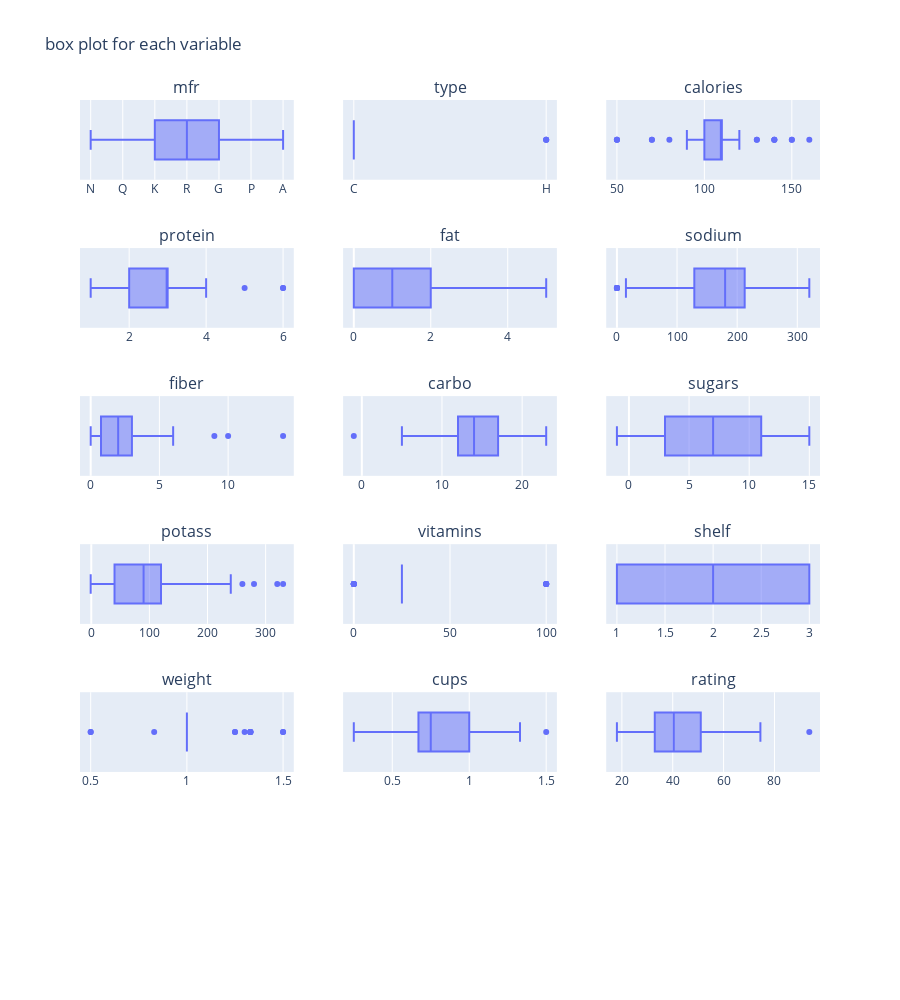

The notebook cell saved with this chart:
### Code cell
def custom_boxplots(dataset,column_list,columns,suptitle):
    fig=make_subplots(rows=(len(column_list)//columns)+1,cols=columns,subplot_titles=column_list)
    fig.update_layout(height=1000,width=300*columns,title=suptitle)
    for i,data in enumerate(column_list):
        row=i//columns+1
        col=i%columns+1
        fig.add_trace(px.box(x=dataset[data]).data[0],row=row,col=col)
    fig.show()


custom_boxplots(df,column_list=x,columns=3,suptitle='box plot for each variable')

### Figure 1 — Plotly figure (JSON) as saved in the notebook; plotly's stock layout.template omitted (floating-point values rounded to 4 significant figures)
{"data": [{"alignmentgroup": "True", "hovertemplate": "x=%{x}<extra></extra>", "legendgroup": "", "marker": {"color": "#636efa"}, "name": "", "notched": false, "offsetgroup": "", "orientation": "h", "showlegend": false, "type": "box", "x": ["N", "Q", "K", "K", "R", "G", "K", "G", "R", "P", "Q", "G", "G", "G", "G", "R", "K", "K", "G", "K", "N", "K", "G", "R", "K", "K", "K", "P", "K", "P", "P", "G", "P", "P", "P", "Q", "G", "P", "K", "K", "G", "Q", "G", "A", "R", "R", "K", "G", "K", "K", "K", "G", "P", "K", "Q", "Q", "Q", "Q", "K", "G", "K", "R", "K", "N", "N", "N", "K", "K", "N", "G", "G", "G", "G", "G", "R", "G", "G"], "x0": " ", "xaxis": "x", "y0": " ", "yaxis": "y"}, {"alignmentgroup": "True", "hovertemplate": "x=%{x}<extra></extra>", "legendgroup": "", "marker": {"color": "#636efa"}, "name": "", "notched": false, "offsetgroup": "", "orientation": "h", "showlegend": false, "type": "box", "x": ["C", "C", "C", "C", "C", "C", "C", "C", "C", "C", "C", "C", "C", "C", "C", "C", "C", "C", "C", "C", "H", "C", "C", "C", "C", "C", "C", "C", "C", "C", "C", "C", "C", "C", "C", "C", "C", "C", "C", "C", "C", "C", "C", "H", "C", "C", "C", "C", "C", "C", "C", "C", "C", "C", "C", "C", "C", "H", "C", "C", "C", "C", "C", "C", "C", "C", "C", "C", "C", "C", "C", "C", "C", "C", "C", "C", "C"], "x0": " ", "xaxis": "x2", "y0": " ", "yaxis": "y2"}, {"alignmentgroup": "True", "hovertemplate": "x=%{x}<extra></extra>", "legendgroup": "", "marker": {"color": "#636efa"}, "name": "", "notched": false, "offsetgroup": "", "orientation": "h", "showlegend": false, "type": "box", "x": [70, 120, 70, 50, 110, 110, 110, 130, 90, 90, 120, 110, 120, 110, 110, 110, 100, 110, 110, 110, 100, 110, 100, 100, 110, 110, 100, 120, 120, 110, 100, 110, 100, 110, 120, 120, 110, 110, 110, 140, 110, 100, 110, 100, 150, 150, 160, 100, 120, 140, 90, 130, 120, 100, 50, 50, 100, 100, 120, 100, 90, 110, 110, 80, 90, 90, 110, 110, 90, 110, 140, 100, 110, 110, 100, 100, 110], "x0": " ", "xaxis": "x3", "y0": " ", "yaxis": "y3"}, {"alignmentgroup": "True", "hovertemplate": "x=%{x}<extra></extra>", "legendgroup": "", "marker": {"color": "#636efa"}, "name": "", "notched": false, "offsetgroup": "", "orientation": "h", "showlegend": false, "type": "box", "x": [4, 3, 4, 4, 2, 2, 2, 3, 2, 3, 1, 6, 1, 3, 1, 2, 2, 1, 1, 3, 3, 2, 2, 2, 2, 1, 3, 3, 3, 1, 2, 1, 3, 3, 3, 1, 3, 1, 2, 3, 2, 4, 2, 4, 4, 4, 3, 2, 2, 3, 3, 3, 3, 3, 1, 2, 4, 5, 3, 3, 2, 1, 2, 2, 3, 3, 2, 6, 2, 2, 3, 3, 2, 1, 3, 3, 2], "x0": " ", "xaxis": "x4", "y0": " ", "yaxis": "y4"}, {"alignmentgroup": "True", "hovertemplate": "x=%{x}<extra></extra>", "legendgroup": "", "marker": {"color": "#636efa"}, "name": "", "notched": false, "offsetgroup": "", "orientation": "h", "showlegend": false, "type": "box", "x": [1, 5, 1, 0, 2, 2, 0, 2, 1, 0, 2, 2, 3, 2, 1, 0, 0, 0, 1, 3, 0, 0, 1, 0, 1, 0, 0, 2, 0, 1, 0, 1, 1, 0, 3, 2, 1, 0, 1, 1, 1, 2, 1, 1, 3, 3, 2, 1, 1, 2, 0, 2, 1, 0, 0, 0, 1, 2, 1, 2, 0, 0, 0, 0, 0, 0, 1, 0, 0, 1, 1, 1, 1, 1, 1, 1, 1], "x0": " ", "xaxis": "x5", "y0": " ", "yaxis": "y5"}, {"alignmentgroup": "True", "hovertemplate": "x=%{x}<extra></extra>", "legendgroup": "", "marker": {"color": "#636efa"}, "name": "", "notched": false, "offsetgroup": "", "orientation": "h", "showlegend": false, "type": "box", "x": [130, 15, 260, 140, 200, 180, 125, 210, 200, 210, 220, 290, 210, 140, 180, 280, 290, 90, 180, 140, 80, 220, 140, 190, 125, 200, 0, 160, 240, 135, 45, 280, 140, 170, 75, 220, 250, 180, 170, 170, 260, 150, 180, 0, 95, 150, 150, 220, 190, 220, 170, 170, 200, 320, 0, 0, 135, 0, 210, 140, 0, 240, 290, 0, 0, 0, 70, 230, 15, 200, 190, 200, 250, 140, 230, 200, 200], "x0": " ", "xaxis": "x6", "y0": " ", "yaxis": "y6"}, {"alignmentgroup": "True", "hovertemplate": "x=%{x}<extra></extra>", "legendgroup": "", "marker": {"color": "#636efa"}, "name": "", "notched": false, "offsetgroup": "", "orientation": "h", "showlegend": false, "type": "box", "x": [10, 2, 9, 14, 1, 1.5, 1, 2, 4, 5, 0, 2, 0, 2, 0, 0, 1, 1, 0, 4, 1, 1, 2, 1, 1, 1, 3, 5, 5, 0, 0, 0, 3, 3, 3, 1, 1.5, 0, 1, 2, 0, 2, 0, 0, 3, 3, 3, 2, 0, 3, 3, 1.5, 6, 1, 0, 1, 2, 2.7, 5, 2.5, 2, 0, 0, 3, 4, 3, 1, 1, 3, 0, 4, 3, 0, 0, 3, 3, 1], "x0": " ", "xaxis": "x7", "y0": " ", "yaxis": "y7"}, {"alignmentgroup": "True", "hovertemplate": "x=%{x}<extra></extra>", "legendgroup": "", "marker": {"color": "#636efa"}, "name": "", "notched": false, "offsetgroup": "", "orientation": "h", "showlegend": false, "type": "box", "x": [5, 8, 7, 8, 14, 10.5, 11, 18, 15, 13, 12, 17, 13, 13, 12, 22, 21, 13, 12, 10, 21, 21, 11, 18, 11, 14, 14, 12, 14, 13, 11, 15, 15, 17, 13, 12, 11.5, 14, 17, 20, 21, 12, 12, 16, 16, 16, 17, 15, 15, 21, 18, 13.5, 11, 20, 13, 10, 14, -1, 14, 10.5, 15, 23, 22, 16, 19, 20, 9, 16, 15, 21, 15, 16, 21, 13, 17, 17, 16], "x0": " ", "xaxis": "x8", "y0": " ", "yaxis": "y8"}, {"alignmentgroup": "True", "hovertemplate": "x=%{x}<extra></extra>", "legendgroup": "", "marker": {"color": "#636efa"}, "name": "", "notched": false, "offsetgroup": "", "orientation": "h", "showlegend": false, "type": "box", "x": [6, 8, 5, 0, 8, 10, 14, 8, 6, 5, 12, 1, 9, 7, 13, 3, 2, 12, 13, 7, 0, 3, 10, 5, 13, 11, 7, 10, 12, 12, 15, 9, 5, 3, 4, 11, 10, 11, 6, 9, 3, 6, 12, 3, 11, 11, 13, 6, 9, 7, 2, 10, 14, 3, 0, 0, 6, -1, 12, 8, 6, 2, 3, 0, 0, 0, 15, 3, 5, 3, 14, 3, 3, 12, 3, 3, 8], "x0": " ", "xaxis": "x9", "y0": " ", "yaxis": "y9"}, {"alignmentgroup": "True", "hovertemplate": "x=%{x}<extra></extra>", "legendgroup": "", "marker": {"color": "#636efa"}, "name": "", "notched": false, "offsetgroup": "", "orientation": "h", "showlegend": false, "type": "box", "x": [280, 135, 320, 330, -1, 70, 30, 100, 125, 190, 35, 105, 45, 105, 55, 25, 35, 20, 65, 160, -1, 30, 120, 80, 30, 25, 100, 200, 190, 25, 40, 45, 85, 90, 100, 45, 90, 35, 60, 95, 40, 95, 55, 95, 170, 170, 160, 90, 40, 130, 90, 120, 260, 45, 15, 50, 110, 110, 240, 140, 110, 30, 35, 95, 140, 120, 40, 55, 90, 35, 230, 110, 60, 25, 115, 110, 60], "x0": " ", "xaxis": "x10", "y0": " ", "yaxis": "y10"}, {"alignmentgroup": "True", "hovertemplate": "x=%{x}<extra></extra>", "legendgroup": "", "marker": {"color": "#636efa"}, "name": "", "notched": false, "offsetgroup": "", "orientation": "h", "showlegend": false, "type": "box", "x": [25, 0, 25, 25, 25, 25, 25, 25, 25, 25, 25, 25, 25, 25, 25, 25, 25, 25, 25, 25, 0, 25, 25, 25, 25, 25, 25, 25, 25, 25, 25, 25, 25, 25, 25, 25, 25, 25, 100, 100, 25, 25, 25, 25, 25, 25, 25, 25, 25, 25, 25, 25, 25, 100, 0, 0, 25, 0, 25, 25, 25, 25, 25, 0, 0, 0, 25, 25, 25, 100, 100, 100, 25, 25, 25, 25, 25], "x0": " ", "xaxis": "x11", "y0": " ", "yaxis": "y11"}, {"alignmentgroup": "True", "hovertemplate": "x=%{x}<extra></extra>", "legendgroup": "", "marker": {"color": "#636efa"}, "name": "", "notched": false, "offsetgroup": "", "orientation": "h", "showlegend": false, "type": "box", "x": [3, 3, 3, 3, 3, 1, 2, 3, 1, 3, 2, 1, 2, 3, 2, 1, 1, 2, 2, 3, 2, 3, 3, 3, 2, 1, 2, 3, 3, 2, 1, 2, 3, 3, 3, 2, 1, 1, 3, 3, 2, 2, 2, 2, 3, 3, 3, 1, 2, 3, 3, 3, 3, 3, 3, 3, 3, 1, 2, 3, 3, 1, 1, 1, 1, 1, 2, 1, 2, 3, 3, 3, 3, 2, 1, 1, 1], "x0": " ", "xaxis": "x12", "y0": " ", "yaxis": "y12"}, {"alignmentgroup": "True", "hovertemplate": "x=%{x}<extra></extra>", "legendgroup": "", "marker": {"color": "#636efa"}, "name": "", "notched": false, "offsetgroup": "", "orientation": "h", "showlegend": false, "type": "box", "x": [1, 1, 1, 1, 1, 1, 1, 1.33, 1, 1, 1, 1, 1, 1, 1, 1, 1, 1, 1, 1, 1, 1, 1, 1, 1, 1, 1, 1.25, 1.33, 1, 1, 1, 1, 1, 1, 1, 1, 1, 1, 1.3, 1, 1, 1, 1, 1, 1, 1.5, 1, 1, 1.33, 1, 1.25, 1.33, 1, 0.5, 0.5, 1, 1, 1.33, 1, 1, 1, 1, 0.83, 1, 1, 1, 1, 1, 1, 1.5, 1, 1, 1, 1, 1, 1], "x0": " ", "xaxis": "x13", "y0": " ", "yaxis": "y13"}, {"alignmentgroup": "True", "hovertemplate": "x=%{x}<extra></extra>", "legendgroup": "", "marker": {"color": "#636efa"}, "name": "", "notched": false, "offsetgroup": "", "orientation": "h", "showlegend": false, "type": "box", "x": [0.33, 1, 0.33, 0.5, 0.75, 0.75, 1, 0.75, 0.67, 0.67, 0.75, 1.25, 0.75, 0.5, 1, 1, 1, 1, 1, 0.5, 1, 1, 0.75, 0.75, 1, 0.75, 0.8, 0.67, 0.67, 0.75, 0.88, 0.75, 0.88, 0.25, 0.33, 1, 0.75, 1.33, 1, 0.75, 1.5, 0.67, 1, 1, 1, 1, 0.67, 1, 0.67, 0.67, 1, 0.5, 0.67, 1, 1, 1, 0.5, 0.67, 0.75, 0.5, 0.5, 1.13, 1, 1, 0.67, 0.67, 0.75, 1, 1, 1, 1, 1, 0.75, 1, 0.67, 1, 0.75], "x0": " ", "xaxis": "x14", "y0": " ", "yaxis": "y14"}, {"alignmentgroup": "True", "hovertemplate": "x=%{x}<extra></extra>", "legendgroup": "", "marker": {"color": "#636efa"}, "name": "", "notched": false, "offsetgroup": "", "orientation": "h", "showlegend": false, "type": "box", "x": [68.4, 33.98, 59.43, 93.7, 34.38, 29.51, 33.17, 37.04, 49.12, 53.31, 18.04, 50.76, 19.82, 40.4, 22.74, 41.45, 45.86, 35.78, 22.4, 40.45, 64.53, 46.9, 36.18, 44.33, 32.21, 31.44, 58.35, 40.92, 41.02, 28.03, 35.25, 23.8, 52.08, 53.37, 45.81, 21.87, 31.07, 28.74, 36.52, 36.47, 39.24, 45.33, 26.73, 54.85, 37.14, 34.14, 30.31, 40.11, 29.92, 40.69, 59.64, 30.45, 37.84, 41.5, 60.76, 63.01, 49.51, 50.83, 39.26, 39.7, 55.33, 42.0, 40.56, 68.24, 74.47, 72.8, 31.23, 53.13, 59.36, 38.84, 28.59, 46.66, 39.11, 27.75, 49.79, 51.59, 36.19], "x0": " ", "xaxis": "x15", "y0": " ", "yaxis": "y15"}], "layout": {"annotations": [{"font": {"size": 16}, "showarrow": false, "text": "mfr", "x": 0.1444, "xanchor": "center", "xref": "paper", "y": 1.0, "yanchor": "bottom", "yref": "paper"}, {"font": {"size": 16}, "showarrow": false, "text": "type", "x": 0.5, "xanchor": "center", "xref": "paper", "y": 1.0, "yanchor": "bottom", "yref": "paper"}, {"font": {"size": 16}, "showarrow": false, "text": "calories", "x": 0.8556, "xanchor": "center", "xref": "paper", "y": 1.0, "yanchor": "bottom", "yref": "paper"}, {"font": {"size": 16}, "showarrow": false, "text": "protein", "x": 0.1444, "xanchor": "center", "xref": "paper", "y": 0.8194, "yanchor": "bottom", "yref": "paper"}, {"font": {"size": 16}, "showarrow": false, "text": "fat", "x": 0.5, "xanchor": "center", "xref": "paper", "y": 0.8194, "yanchor": "bottom", "yref": "paper"}, {"font": {"size": 16}, "showarrow": false, "text": "sodium", "x": 0.8556, "xanchor": "center", "xref": "paper", "y": 0.8194, "yanchor": "bottom", "yref": "paper"}, {"font": {"size": 16}, "showarrow": false, "text": "fiber", "x": 0.1444, "xanchor": "center", "xref": "paper", "y": 0.6389, "yanchor": "bottom", "yref": "paper"}, {"font": {"size": 16}, "showarrow": false, "text": "carbo", "x": 0.5, "xanchor": "center", "xref": "paper", "y": 0.6389, "yanchor": "bottom", "yref": "paper"}, {"font": {"size": 16}, "showarrow": false, "text": "sugars", "x": 0.8556, "xanchor": "center", "xref": "paper", "y": 0.6389, "yanchor": "bottom", "yref": "paper"}, {"font": {"size": 16}, "showarrow": false, "text": "potass", "x": 0.1444, "xanchor": "center", "xref": "paper", "y": 0.4583, "yanchor": "bottom", "yref": "paper"}, {"font": {"size": 16}, "showarrow": false, "text": "vitamins", "x": 0.5, "xanchor": "center", "xref": "paper", "y": 0.4583, "yanchor": "bottom", "yref": "paper"}, {"font": {"size": 16}, "showarrow": false, "text": "shelf", "x": 0.8556, "xanchor": "center", "xref": "paper", "y": 0.4583, "yanchor": "bottom", "yref": "paper"}, {"font": {"size": 16}, "showarrow": false, "text": "weight", "x": 0.1444, "xanchor": "center", "xref": "paper", "y": 0.2778, "yanchor": "bottom", "yref": "paper"}, {"font": {"size": 16}, "showarrow": false, "text": "cups", "x": 0.5, "xanchor": "center", "xref": "paper", "y": 0.2778, "yanchor": "bottom", "yref": "paper"}, {"font": {"size": 16}, "showarrow": false, "text": "rating", "x": 0.8556, "xanchor": "center", "xref": "paper", "y": 0.2778, "yanchor": "bottom", "yref": "paper"}], "height": 1000, "title": {"text": "box plot for each variable"}, "width": 900, "xaxis": {"anchor": "y", "domain": [0, 0.2889]}, "xaxis10": {"anchor": "y10", "domain": [0, 0.2889]}, "xaxis11": {"anchor": "y11", "domain": [0.3556, 0.6444]}, "xaxis12": {"anchor": "y12", "domain": [0.7111, 1]}, "xaxis13": {"anchor": "y13", "domain": [0, 0.2889]}, "xaxis14": {"anchor": "y14", "domain": [0.3556, 0.6444]}, "xaxis15": {"anchor": "y15", "domain": [0.7111, 1]}, "xaxis16": {"anchor": "y16", "domain": [0, 0.2889]}, "xaxis17": {"anchor": "y17", "domain": [0.3556, 0.6444]}, "xaxis18": {"anchor": "y18", "domain": [0.7111, 1]}, "xaxis2": {"anchor": "y2", "domain": [0.3556, 0.6444]}, "xaxis3": {"anchor": "y3", "domain": [0.7111, 1]}, "xaxis4": {"anchor": "y4", "domain": [0, 0.2889]}, "xaxis5": {"anchor": "y5", "domain": [0.3556, 0.6444]}, "xaxis6": {"anchor": "y6", "domain": [0.7111, 1]}, "xaxis7": {"anchor": "y7", "domain": [0, 0.2889]}, "xaxis8": {"anchor": "y8", "domain": [0.3556, 0.6444]}, "xaxis9": {"anchor": "y9", "domain": [0.7111, 1]}, "yaxis": {"anchor": "x", "domain": [0.9028, 1.0]}, "yaxis10": {"anchor": "x10", "domain": [0.3611, 0.4583]}, "yaxis11": {"anchor": "x11", "domain": [0.3611, 0.4583]}, "yaxis12": {"anchor": "x12", "domain": [0.3611, 0.4583]}, "yaxis13": {"anchor": "x13", "domain": [0.1806, 0.2778]}, "yaxis14": {"anchor": "x14", "domain": [0.1806, 0.2778]}, "yaxis15": {"anchor": "x15", "domain": [0.1806, 0.2778]}, "yaxis16": {"anchor": "x16", "domain": [0, 0.09722]}, "yaxis17": {"anchor": "x17", "domain": [0, 0.09722]}, "yaxis18": {"anchor": "x18", "domain": [0, 0.09722]}, "yaxis2": {"anchor": "x2", "domain": [0.9028, 1.0]}, "yaxis3": {"anchor": "x3", "domain": [0.9028, 1.0]}, "yaxis4": {"anchor": "x4", "domain": [0.7222, 0.8194]}, "yaxis5": {"anchor": "x5", "domain": [0.7222, 0.8194]}, "yaxis6": {"anchor": "x6", "domain": [0.7222, 0.8194]}, "yaxis7": {"anchor": "x7", "domain": [0.5417, 0.6389]}, "yaxis8": {"anchor": "x8", "domain": [0.5417, 0.6389]}, "yaxis9": {"anchor": "x9", "domain": [0.5417, 0.6389]}}}
